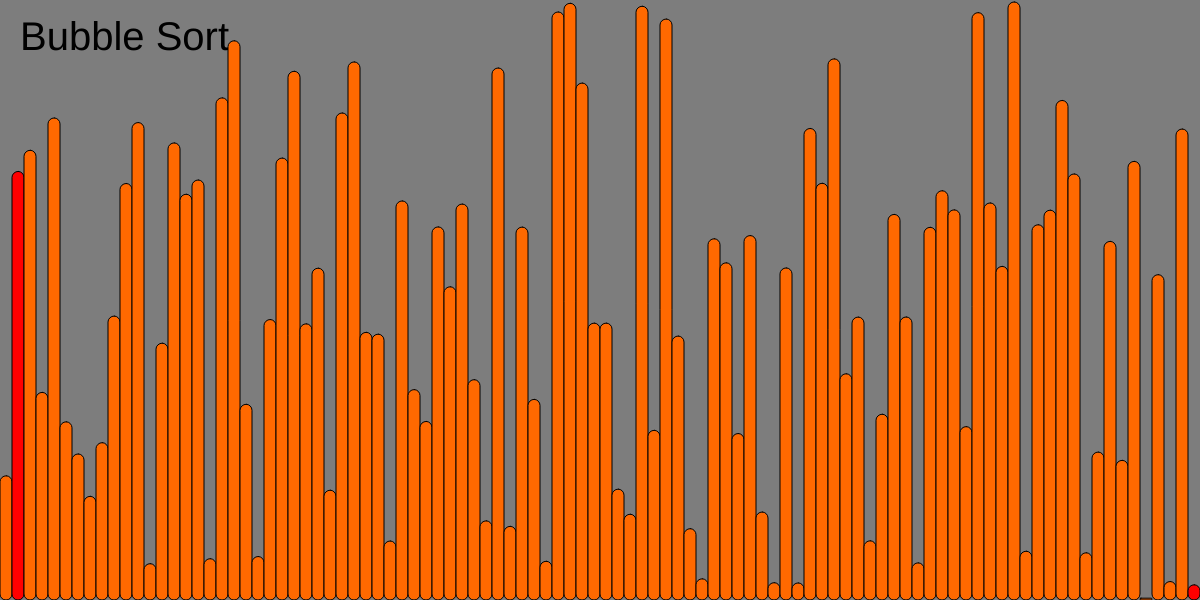
Frame 1 (no input)
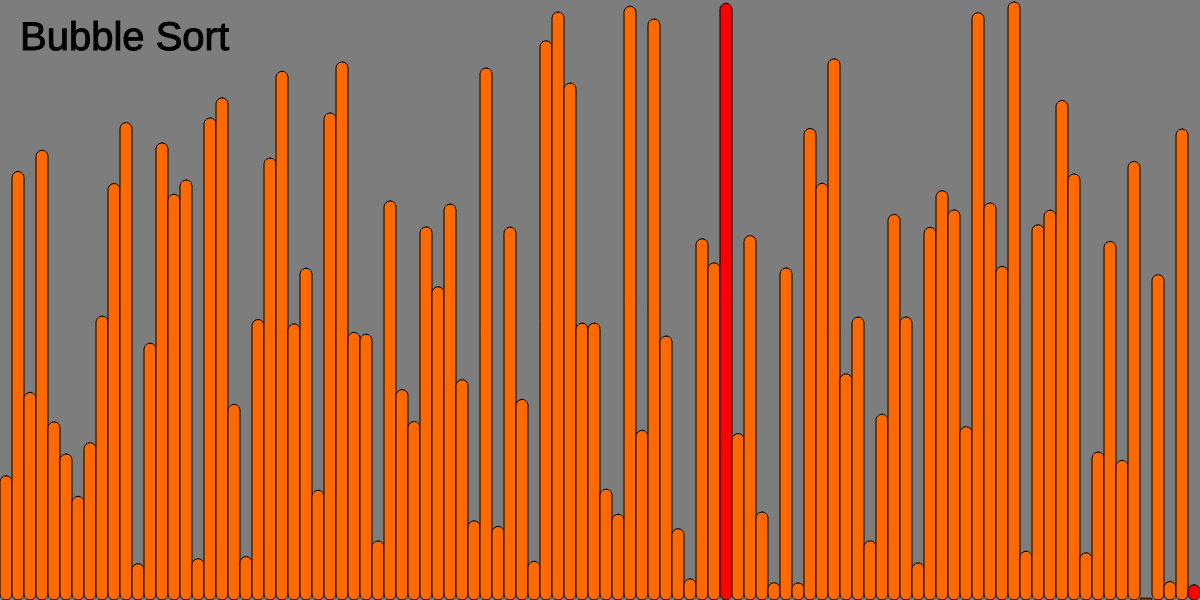
Frame 60 (no input)
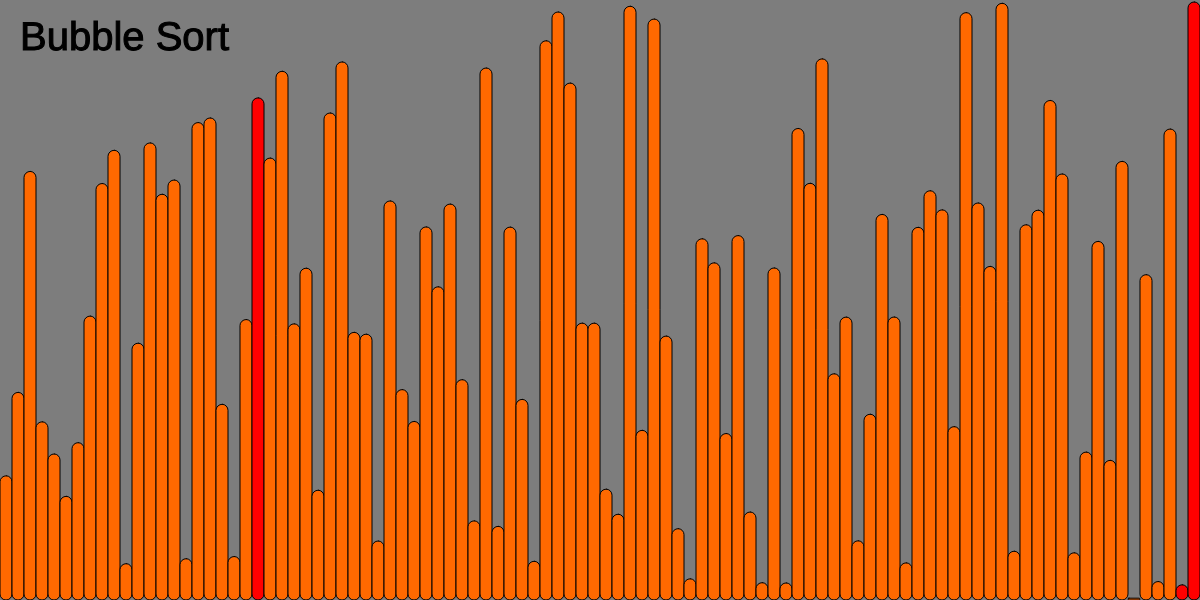
Frame 120 (the mouse pressed at the canvas centre since frame 60)

The p5.js sketch that drew these frames (run headless with seeded random() and noise() and a simulated clock; from frame 60 on, the mouse is pressed at the canvas centre):

// p5.js sketch
// ── sketch.js
// sketch.js
let values =[];
let len =100
let i =0
let j= 0
function setup() {
    createCanvas(1200, 600); // Set the size of the canvas
    for(let i = 0; i < len ; i++){
      values.push(random(height));
  }
  textSize(40);
}
  
  function draw() {
    // Set the background color
    background(125)
    fill(0);
    text('Bubble Sort', 20, 50);
    bubblesort();
    simulatesort();

  }
  
  function bubblesort(){
    if(i < len){
      
    for(let k =0 ; k<1;k++){          
      if(values[j] > values[j+1]){
        let temp = values[j]
        values[j] = values[j+1]
        values[j+1] = temp
      }
      j++
      if(j== len - i-1){
        j =0
        i ++;
      }
    }
    
  }
  else{
      noLoop();
    }
  }
  
  function simulatesort()
  { 
    
    
    for(let x = 0; x <= len;x++)
    {
      b = width/len
      stroke(0);
      if(x == j || x >= len - i-1)
        fill(255,0,0)
      else
        fill(255,105,0);
      rect(x*b,height-values[x],b,values[x],20);
    }
    
  }
  
